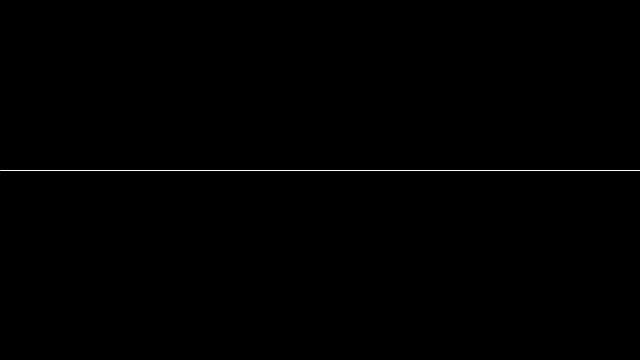
Frame 1 (no input)
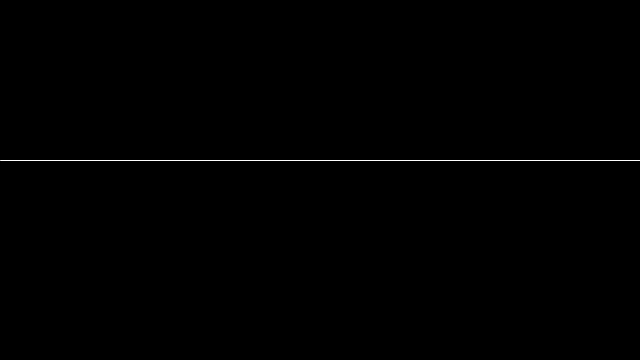
Frame 2 (the mouse pressed at the canvas centre, redrawn once)

The Processing sketch that drew these frames (run headless with seeded random() and noise(); the mouse was pressed at the canvas centre and the sketch redrawn once):

// Processing sketch: redraw
// ── redraw.pde
float y;
 
// The statements in the setup() function 
// execute once when the program begins
void setup() {
  size(640, 360);  // Size should be the first statement
  stroke(255);     // Set line drawing color to white
  noLoop();
  y = height * 0.5;
}

// The statements in draw() are executed until the 
// program is stopped. Each statement is executed in 
// sequence and after the last line is read, the first 
// line is executed again.
void draw() { 
  background(0);   // Set the background to black
  y = y - 10; 
  if (y < 0) { y = height; } 
  line(0, y, width, y);  
} 

void mousePressed() {
  redraw();
}
